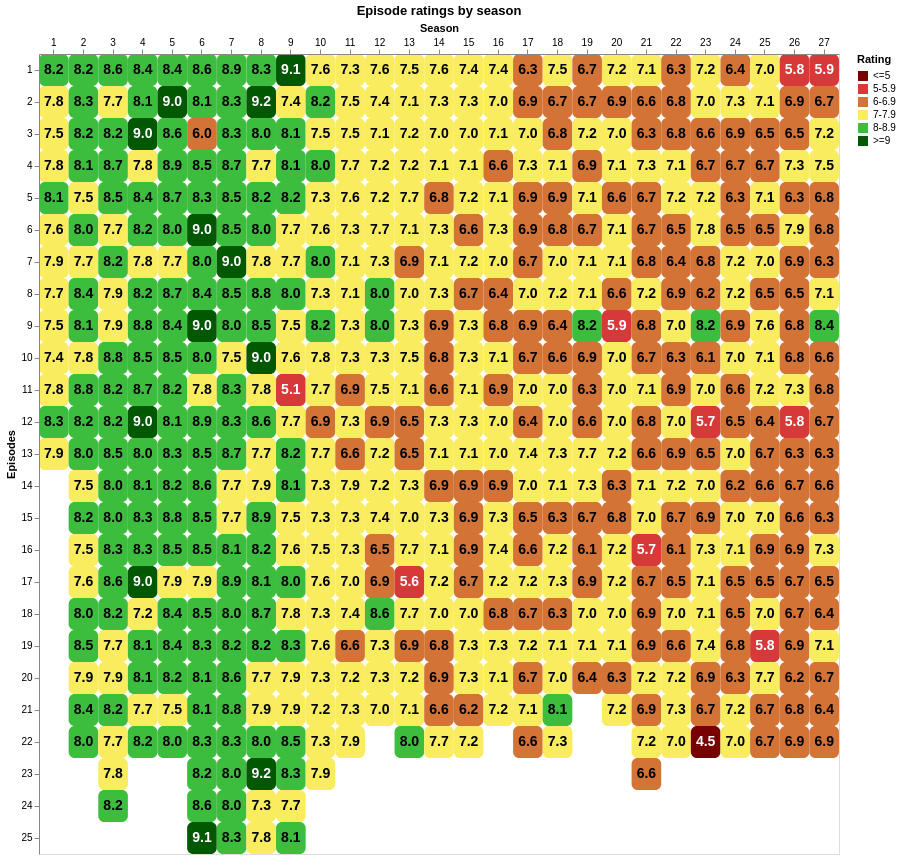

Notebook cell for this chart:
### Code cell
df["rating_group"] = np.select(
    [
        df["imdb_rating"] <= 5,
        (df["imdb_rating"] > 5) & (df["imdb_rating"] < 6),
        (df["imdb_rating"] >= 6) & (df["imdb_rating"] < 7),
        (df["imdb_rating"] >= 7) & (df["imdb_rating"] < 8),
        (df["imdb_rating"] >= 8) & (df["imdb_rating"] < 9),
        df["imdb_rating"] >= 9
    ],
    [
        "<=5",
        "5-5.9",
        "6-6.9",
        "7-7.9",
        "8-8.9",
        ">=9"
    ]
)

base = alt.Chart(df).encode(
    x=alt.X("season:O", title="Season", axis=alt.Axis(labelAngle=0, orient="top")),
    y=alt.Y("number_in_season:O", title="Episodes", sort="ascending")
)

heatmap = base.mark_rect(cornerRadius=6).encode(
    color=alt.Color(
        "rating_group:N",
        title="Rating",
        scale=alt.Scale(
            domain=["<=5", "5-5.9", "6-6.9", "7-7.9", "8-8.9", ">=9"],
            range=["#780000", "#D73939", "#d47336", "#f9ec5f", "#3dbd3d", "#005800"]
        )
    )
)

text = base.mark_text(fontSize=14, fontWeight="bold").encode(
    text=alt.Text("imdb_rating:Q", format=".1f"),
    color=alt.condition(
        (alt.datum.imdb_rating >= 9) | (alt.datum.imdb_rating <= 5.9),
        alt.value("white"),
        alt.value("black")
    )
)

chart = (heatmap + text).properties(
    width=800,
    height=800,
    title="Episode ratings by season"
)

chart

### Figure 1 — Vega-Lite specification as saved in the notebook (floating-point values rounded to 4 significant figures; data arrays with more than 128 entries replaced by an {"elided": "..."} marker saying what was removed)
{"config": {"view": {"continuousWidth": 300, "continuousHeight": 300}}, "layer": [{"mark": {"type": "rect", "cornerRadius": 6}, "encoding": {"color": {"field": "rating_group", "scale": {"domain": ["<=5", "5-5.9", "6-6.9", "7-7.9", "8-8.9", ">=9"], "range": ["#780000", "#D73939", "#d47336", "#f9ec5f", "#3dbd3d", "#005800"]}, "title": "Rating", "type": "nominal"}, "x": {"axis": {"labelAngle": 0, "orient": "top"}, "field": "season", "title": "Season", "type": "ordinal"}, "y": {"field": "number_in_season", "sort": "ascending", "title": "Episodes", "type": "ordinal"}}}, {"mark": {"type": "text", "fontSize": 14, "fontWeight": "bold"}, "encoding": {"color": {"condition": {"test": "((datum.imdb_rating >= 9) || (datum.imdb_rating <= 5.9))", "value": "white"}, "value": "black"}, "text": {"field": "imdb_rating", "format": ".1f", "type": "quantitative"}, "x": {"axis": {"labelAngle": 0, "orient": "top"}, "field": "season", "title": "Season", "type": "ordinal"}, "y": {"field": "number_in_season", "sort": "ascending", "title": "Episodes", "type": "ordinal"}}}], "data": {"name": "data-3b07724db6a936f0add46336d4b13dfa"}, "height": 800, "title": "Episode ratings by season", "width": 800, "$schema": "https://vega.github.io/schema/vega-lite/v5.20.1.json", "datasets": {"data-3b07724db6a936f0add46336d4b13dfa": {"elided": "596 records"}}}
